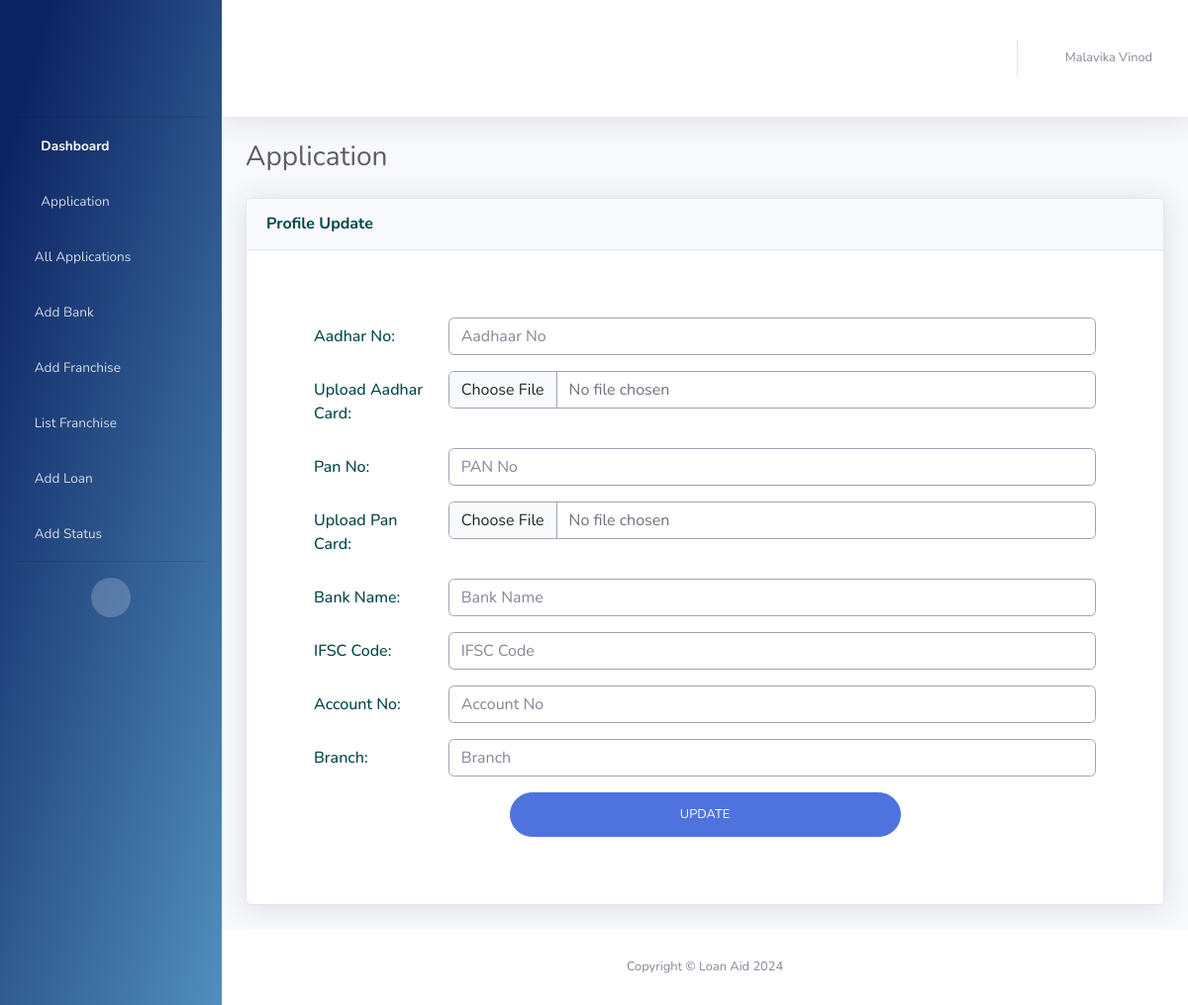
The page /update-profile/ (signed in) on the database as committed earlier.
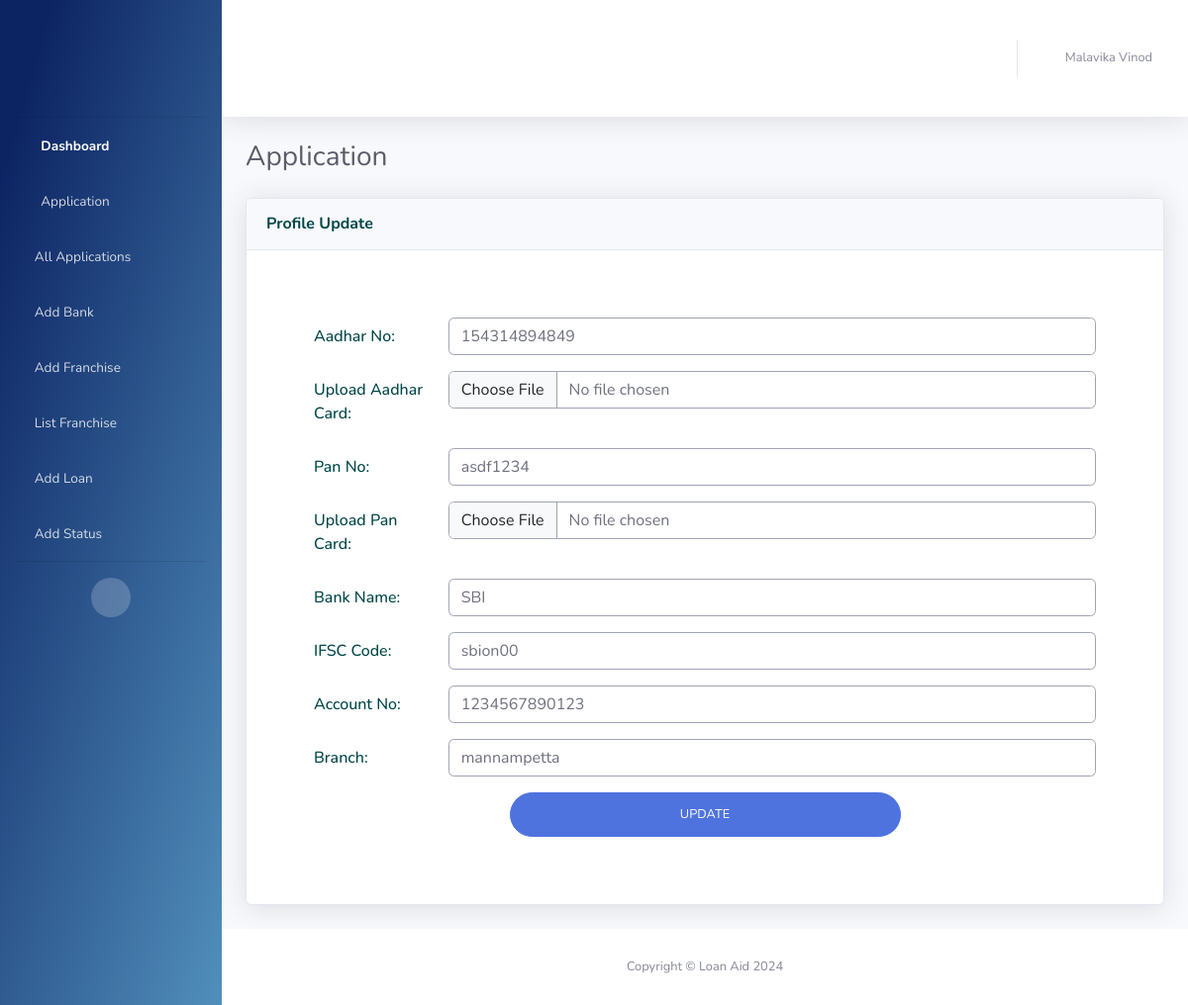
The same page on the database as committed later.
### UserApp/models.py (models this page shows, shortened)
class StaffModel(models.Model):
    staff_id = models.AutoField(primary_key=True)
    first_name = models.CharField(max_length=100)
    last_name = models.CharField(max_length=100, blank=True, null=True)
    email = models.EmailField(unique=True)
    phone_no = models.CharField(
        max_length=10,
        validators=[
            RegexValidator(
                regex=r"^\d{10}$", message="Enter a valid 10-digit mobile number."
            )
        ],
    )
    password = models.CharField(max_length=128, null=True)
    is_active = models.BooleanField(default=True)
    is_staff = models.BooleanField(default=False)
    created_at = models.DateTimeField(auto_now_add=True)
    last_login = models.DateTimeField(null=True, blank=True)
    profile_completed = models.BooleanField(default=False)
    adhaar_no = models.CharField(max_length=100, null=True, blank=True)
    adhaar_img = models.FileField(upload_to="adhaar/", null=True, blank=True)
    pan_no = models.CharField(max_length=100, null=True, blank=True)
    pan_img = models.FileField(upload_to="pancard/", null=True, blank=True)
    bank_name = models.CharField(max_length=100, null=True, blank=True)
    ifsc_code = models.CharField(max_length=100, null=True, blank=True)
    account_no = models.CharField(max_length=100, null=True, blank=True)
    branch = models.CharField(max_length=100, null=True, blank=True)

### UserApp/views.py (the view)
# urls.py: path('update-profile/', views.update_profile, name='update_profile'),
def update_profile(request):
    user_id = request.session.get('user_id', None)
    if user_id is None:
        return redirect('/login')
    staff = StaffModel.objects.get(staff_id=user_id)
    if request.method == 'POST':
        form = ProfileUpdateForm(
            request.POST, request.FILES, instance=staff)  # Use staff directly
        if form.is_valid():
            form.save()
            staff.profile_completed = True  # Mark the profile as completed
            staff.save()
            return redirect('/')
    else:
        form = ProfileUpdateForm(instance=staff)  # Use staff directly
    return render(request, 'profile_update.html', {'form': form, 'username': f"{staff.first_name} {staff.last_name}"})

### templates/profile_update.html (shortened to what this page needs)
{% extends 'includes/base.html' %}
{% load static %}
{% block content %}
<div class="container-fluid">
    <div class="d-sm-flex align-items-center justify-content-between mb-4">
        <h1 class="h3 mb-0 text-gray-800">Application</h1>
    </div>
    <div class="row">
        <div class="col-xl-12 col-lg-7">
            <div class="card shadow mb-4">
                <div class="card-header py-3 d-flex flex-row align-items-center justify-content-between">
                    <h6 class="m-0 font-weight-bold text-primary">Profile Update</h6>
                </div>
                <div class="card-body">
                    <form class="p-5 user" method="POST" enctype="multipart/form-data">
                        <div class="form-group row">
                            <label for="adhaar_no" class="col-sm-2 col-form-label">Aadhar No:</label>
                            <div class="col-sm-10">
                                {{ form.adhaar_no }}
                            </div>
                        </div>
                        <div class="form-group row">
                            <label for="adhaar_img" class="col-sm-2 col-form-label">Upload Aadhar Card:</label>
                            <div class="col-sm-10">
                                {{ form.adhaar_img }}
                            </div>
                        </div>
                        <div class="form-group row">
                            <label for="pan_no" class="col-sm-2 col-form-label">Pan No:</label>
                            <div class="col-sm-10">
                                {{ form.pan_no }}
                            </div>
                        </div>
                        <div class="form-group row">
                            <label for="pan_img" class="col-sm-2 col-form-label">Upload Pan Card:</label>
                            <div class="col-sm-10">
                                {{ form.pan_img }}
                            </div>
                        </div>
                        <div class="form-group row">
                            <label for="bank_name" class="col-sm-2 col-form-label">Bank Name:</label>
                            <div class="col-sm-10">
                                {{ form.bank_name }}
                            </div>
                        </div>
                        <div class="form-group row">
                            <label for="ifsc_code" class="col-sm-2 col-form-label">IFSC Code:</label>
                            <div class="col-sm-10">
                                {{ form.ifsc_code }}
                            </div>
                        </div>
                        <div class="form-group row">
                            <label for="account_no" class="col-sm-2 col-form-label">Account No:</label>
                            <div class="col-sm-10">
                                {{ form.account_no }}
                            </div>
                        </div>
                        <div class="form-group row">
                            <label for="branch" class="col-sm-2 col-form-label">Branch:</label>
                            <div class="col-sm-10">
                                {{ form.branch }}
                            </div>
                        </div>
                        <input type="submit" class="btn btn-primary btn-user btn-block d-block mx-auto" value="UPDATE">
                    </form>
                </div>
            </div>
        </div>
    </div>
</div>
</div>
<footer class="sticky-footer bg-white">
    <div class="container my-auto">
        <div class="copyright text-center my-auto">
            <span>Copyright &copy; Loan Aid 2024</span>
        </div>
    </div>
</footer>
</div>
</div>
{% endblock %}

Rows that differ between the two databases and show on the page:
changed StaffModel: adhaar_no (not shown) → "154314894849"; pan_no (not shown) → "asdf1234"; bank_name (not shown) → "SBI"; ifsc_code (not shown) → "sbion00"; account_no (not shown) → "1234567890123"; branch (not shown) → "mannampetta"
